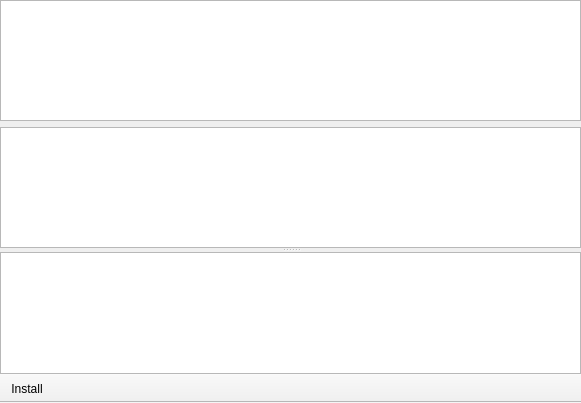
<?xml version="1.0" encoding="UTF-8"?>
<ui version="4.0">
 <class>LocalPackageMainWindow</class>
 <widget class="QMainWindow" name="LocalPackageMainWindow">
  <property name="geometry">
   <rect>
    <x>0</x>
    <y>0</y>
    <width>581</width>
    <height>403</height>
   </rect>
  </property>
  <property name="windowTitle">
   <string>Local package installer...</string>
  </property>
  <property name="windowIcon">
   <iconset resource="qpacman.qrc">
    <normaloff>:/pics/Pacman-arch_logo.png</normaloff>:/pics/Pacman-arch_logo.png</iconset>
  </property>
  <widget class="QWidget" name="centralwidget">
   <layout class="QHBoxLayout" name="horizontalLayout_2">
    <property name="margin">
     <number>0</number>
    </property>
    <item>
     <widget class="QSplitter" name="splitter">
      <property name="orientation">
       <enum>Qt::Vertical</enum>
      </property>
      <widget class="QWidget" name="widget" native="true">
       <layout class="QHBoxLayout" name="horizontalLayout">
        <property name="margin">
         <number>0</number>
        </property>
        <item>
         <layout class="QVBoxLayout" name="verticalLayout">
          <item>
           <widget class="QTreeView" name="packageView">
            <property name="mouseTracking">
             <bool>true</bool>
            </property>
            <property name="iconSize">
             <size>
              <width>22</width>
              <height>22</height>
             </size>
            </property>
            <property name="rootIsDecorated">
             <bool>false</bool>
            </property>
            <property name="itemsExpandable">
             <bool>false</bool>
            </property>
            <property name="expandsOnDoubleClick">
             <bool>false</bool>
            </property>
            <attribute name="headerStretchLastSection">
             <bool>false</bool>
            </attribute>
           </widget>
          </item>
          <item>
           <widget class="PacmanWaitView" name="waitView"/>
          </item>
         </layout>
        </item>
       </layout>
      </widget>
      <widget class="PacmanInfoBrowser" name="pacInfoView"/>
     </widget>
    </item>
   </layout>
  </widget>
  <widget class="QToolBar" name="toolBar">
   <property name="windowTitle">
    <string>toolBar</string>
   </property>
   <property name="layoutDirection">
    <enum>Qt::LeftToRight</enum>
   </property>
   <property name="movable">
    <bool>false</bool>
   </property>
   <property name="allowedAreas">
    <set>Qt::BottomToolBarArea</set>
   </property>
   <property name="toolButtonStyle">
    <enum>Qt::ToolButtonTextBesideIcon</enum>
   </property>
   <property name="floatable">
    <bool>false</bool>
   </property>
   <attribute name="toolBarArea">
    <enum>BottomToolBarArea</enum>
   </attribute>
   <attribute name="toolBarBreak">
    <bool>false</bool>
   </attribute>
   <addaction name="actionInstall"/>
  </widget>
  <action name="actionInstall">
   <property name="icon">
    <iconset resource="qpacman.qrc">
     <normaloff>:/pics/dialog-ok-apply.png</normaloff>:/pics/dialog-ok-apply.png</iconset>
   </property>
   <property name="text">
    <string>Install</string>
   </property>
   <property name="toolTip">
    <string>Installs local packages</string>
   </property>
   <property name="shortcut">
    <string>Alt+I</string>
   </property>
  </action>
 </widget>
 <customwidgets>
  <customwidget>
   <class>PacmanInfoBrowser</class>
   <extends>QTextBrowser</extends>
   <header>pacmaninfobrowser.h</header>
  </customwidget>
  <customwidget>
   <class>PacmanWaitView</class>
   <extends>QGraphicsView</extends>
   <header>pacmanwaitview.h</header>
  </customwidget>
 </customwidgets>
 <resources>
  <include location="qpacman.qrc"/>
 </resources>
 <connections/>
</ui>
